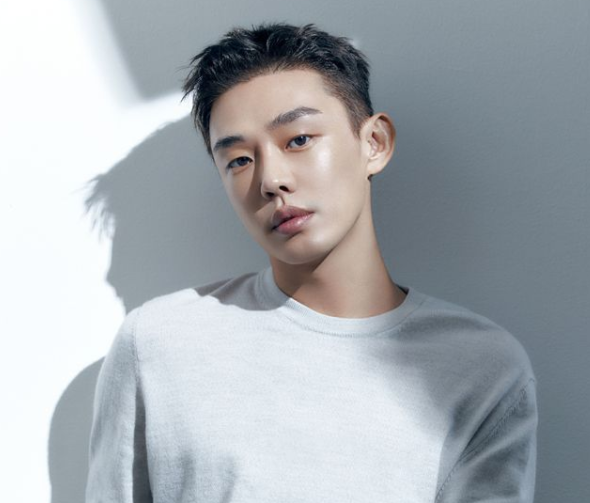
#> input picture HTLLOWPYTHON/day12/uin.png, 590 x 503 px
$ python mycv04.py
#> lines starting #> are read from the running program, lines starting #| are printed output that depends on the picture
import cv2

original = cv2.imread('uin.png', cv2.IMREAD_COLOR)
#> original is the input picture: shape (503, 590, 3); mean B, G, R 177.4, 172.3, 166.6
gray = cv2.imread('uin.png',cv2.IMREAD_GRAYSCALE)
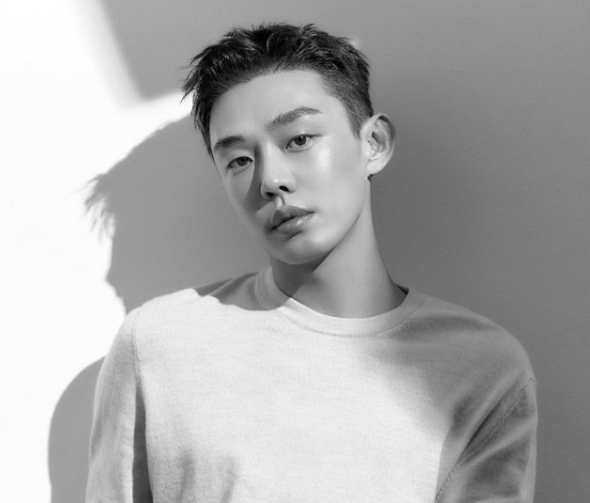
#> gray: shape (503, 590); min 0, max 255, mean 170.8

img_crop = original[10:300,150:450].copy() # 세로[어디서부터:자르는크기] 가로[어디서부터:자르는크기]
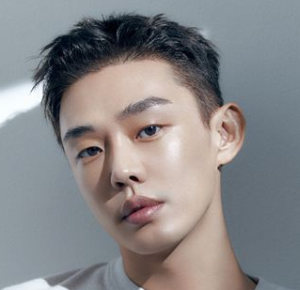
#> img_crop: shape (290, 300, 3); mean B, G, R 135.6, 134.1, 135.6

print(len(original)) # 세로
#| 503
print(len(original[0])) # 가로
#| 590

cv2.imshow('Original', img_crop)
#cv2.imshow('Gray', gray)

cv2.imwrite("target1.jpg", img_crop)

cv2.waitKey(0)
cv2.destroyAllWindows()
